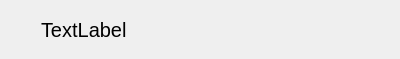
<?xml version="1.0" encoding="UTF-8"?>
<ui version="4.0">
 <class>NotificationItemWidget</class>
 <widget class="QWidget" name="NotificationItemWidget">
  <property name="geometry">
   <rect>
    <x>0</x>
    <y>0</y>
    <width>400</width>
    <height>59</height>
   </rect>
  </property>
  <property name="windowTitle">
   <string>Form</string>
  </property>
  <layout class="QHBoxLayout" name="horizontalLayout">
   <item>
    <widget class="QLabel" name="notificationText">
     <property name="font">
      <font>
       <pointsize>15</pointsize>
      </font>
     </property>
     <property name="text">
      <string>TextLabel</string>
     </property>
     <property name="indent">
      <number>30</number>
     </property>
    </widget>
   </item>
  </layout>
 </widget>
 <resources/>
 <connections/>
</ui>
